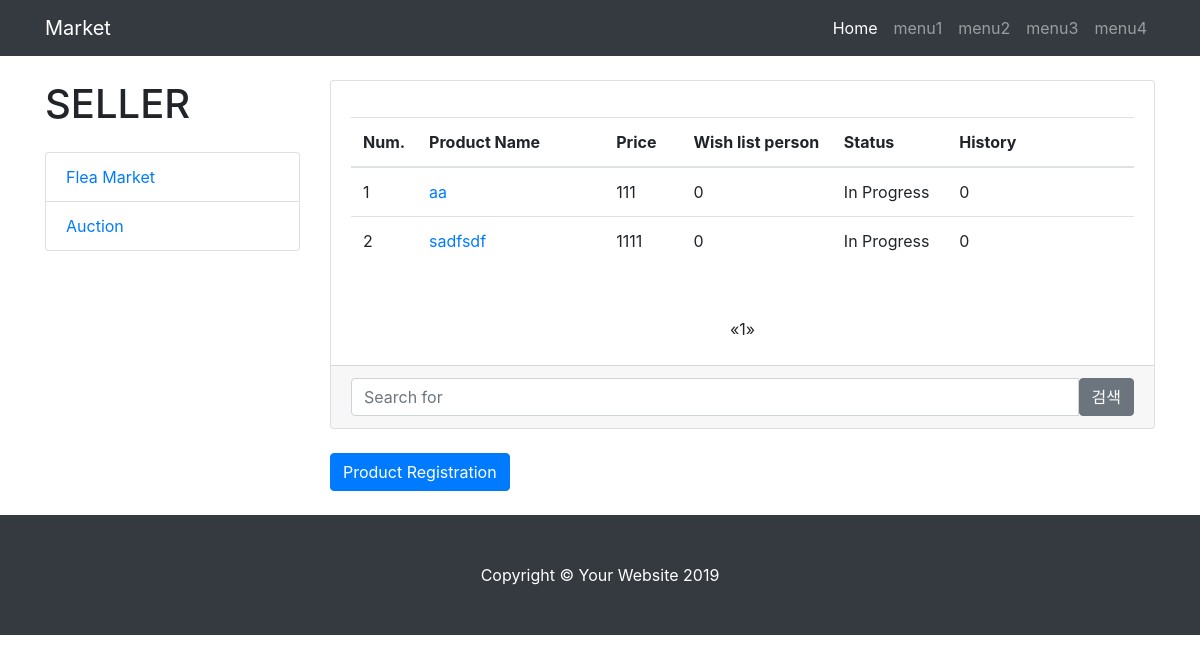
The app's page /seller/ (signed in), older data.
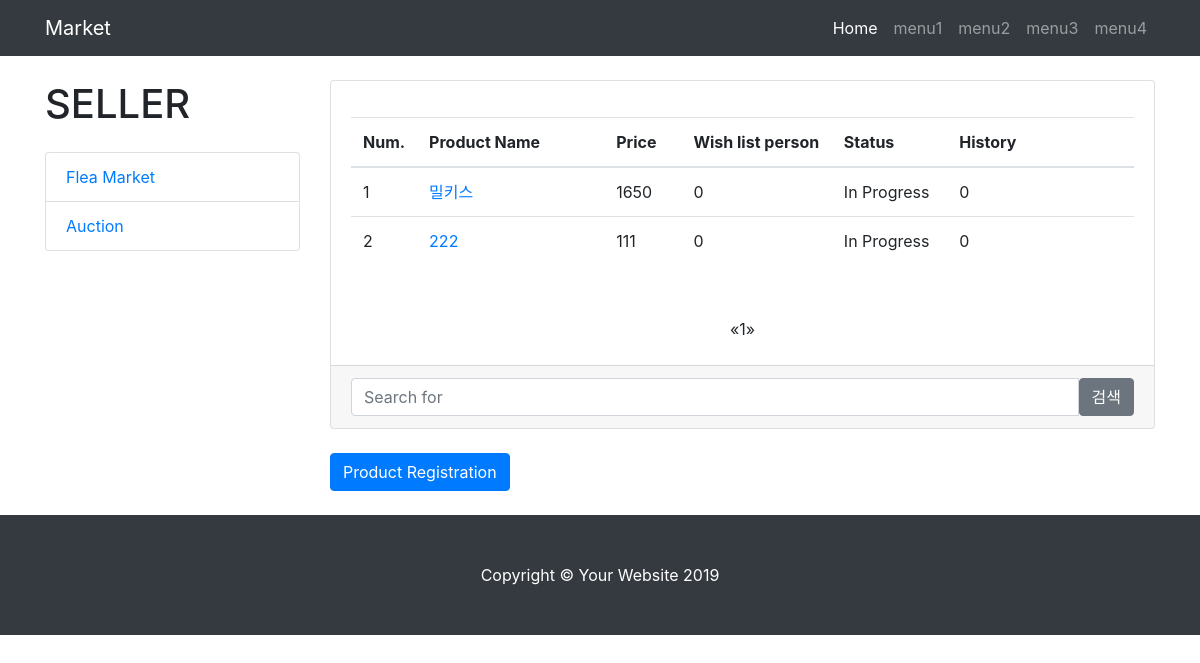
The same page, newer data.
### market/models.py (models this page shows)
class Product(models.Model):
    created_date = models.DateTimeField(auto_now_add=True)
    content = models.TextField(blank=True)
    view = models.IntegerField(default=0)
    name = models.CharField(max_length=30, blank=True)
    type = models.CharField(max_length=20)      # 경매인지 그냥인지
    price = models.IntegerField(default=0)      # 가격
    seller_name = models.CharField(max_length=20, blank=True) # 판매자 이름
    phone = models.CharField(max_length=20, blank=True) # 판매자 전화번호
    place = models.CharField(max_length=60, blank=True)    # 거래장소
    seller = models.ForeignKey(User, on_delete=models.CASCADE) #판매자 정보
    status = models.CharField(max_length=20)    # 판매중인지 종료인지
    photo = models.ImageField(blank=True)

### market/views.py (the view, shortened to what this page needs)
# urls.py: path('seller/', views.main, name='main'),
def main(request):
    auctions = Product.objects.all().filter(type = 'auction')
    time2 =  datetime.now(timezone.utc)
    for auction in auctions :
        time1= auction.created_date
    user = get_object_or_404(User, username=request.user.username)
    boards = Product.objects.all().filter(seller_name=user.username, status = "In Progress")
    page = request.GET.get('page', 1)
    paginator = Paginator(boards, 20)
    try:
        lines = paginator.page(page)
    except PageNotAnInteger:
        lines = paginator.page(1)
    except EmptyPage:
        lines = paginator.page(paginator.num_pages)
    context = {'boards': lines}
    return render(request, 'main.html', context)

### templates/main.html (shortened to what the changed rows need)
{% load static %}
<!DOCTYPE html>
<html lang="en">
<head>
  <link href="{% static 'vendor/bootstrap/css/bootstrap.min.css' %}" rel="stylesheet">
  <link href="{% static 'css/blog-home.css' %}" rel="stylesheet">
</head>
<body>
  <div class="container">
 <div class="row">
<div class="col-lg-3">
        <h1 class="my-4">SELLER</h1>
      </div>
      <div class="col-lg-9">
        <div class="card mb-4">
          <div class="card-body">
            <p class="card-text"><div id="data" class="table-responsive">
    <table id="example" class="table">
        <thead>
        <tr>
            <th>Num.</th>
            <th>Product Name</th>
            <th>Price</th>
            <th>Wish list person</th>
            <th>Status</th>
            <th>History</th>
        </tr>
        </thead>
        <tbody>
        {% for board in boards %}
        <tr>
            <td data-label="Num." width=5%>{{ forloop.counter }}</td>
            <td data-label="Product Name" width=25%>
                <form action="{% url 'main' %}post={{ board.id }}" method="POST" title="{{ board.subject}}">
                    <a href="{% url 'main' %}post={{ board.id }}" value="{{ board.id }}">{{ board.name }}</a>
                </form>
            </td>
            <td data-label="Price" width=10%>{{ board.price }}</td>
            <td data-label="Wish" width=20%>{{ board.view }}</td>
            <td data-label="Status" width=15%>{{ board.status }}</td>
            <td data-label="History" width=25%>{{ board.view }}</td>
        </tr>
        {% endfor %}
        </tbody>
    </table>
</div>
              </p>
          </div>
        <ul class="pagination justify-content-center mb-4">
        {% for i in boards.paginator.page_range %}
          {% if boards.number == i %}
            <li class="active"><span>{{ i }} <span class="sr-only">(current)</span></span></li>
          {% else %}
            <li><a href="?page={{ i }}">{{ i }}</a></li>
          {% endif %}
        {% endfor %}
        </ul>
        </div>
      </div>
    </div>
  </div>
</body>
</html>

Row changes from the older to the newer data that the page shows:
removed Product: {{ board.id }} 11 (drawn), name "aa", price "111", view "0", status "In Progress"
removed Product: {{ board.id }} 14 (drawn), name "sadfsdf", price "1111", view "0", status "In Progress"
added Product: {{ board.id }} 18 (drawn), name "밀키스", price "1650", view "0", status "In Progress"
added Product: {{ board.id }} 19 (drawn), name "222", price "111", view "0", status "In Progress"
